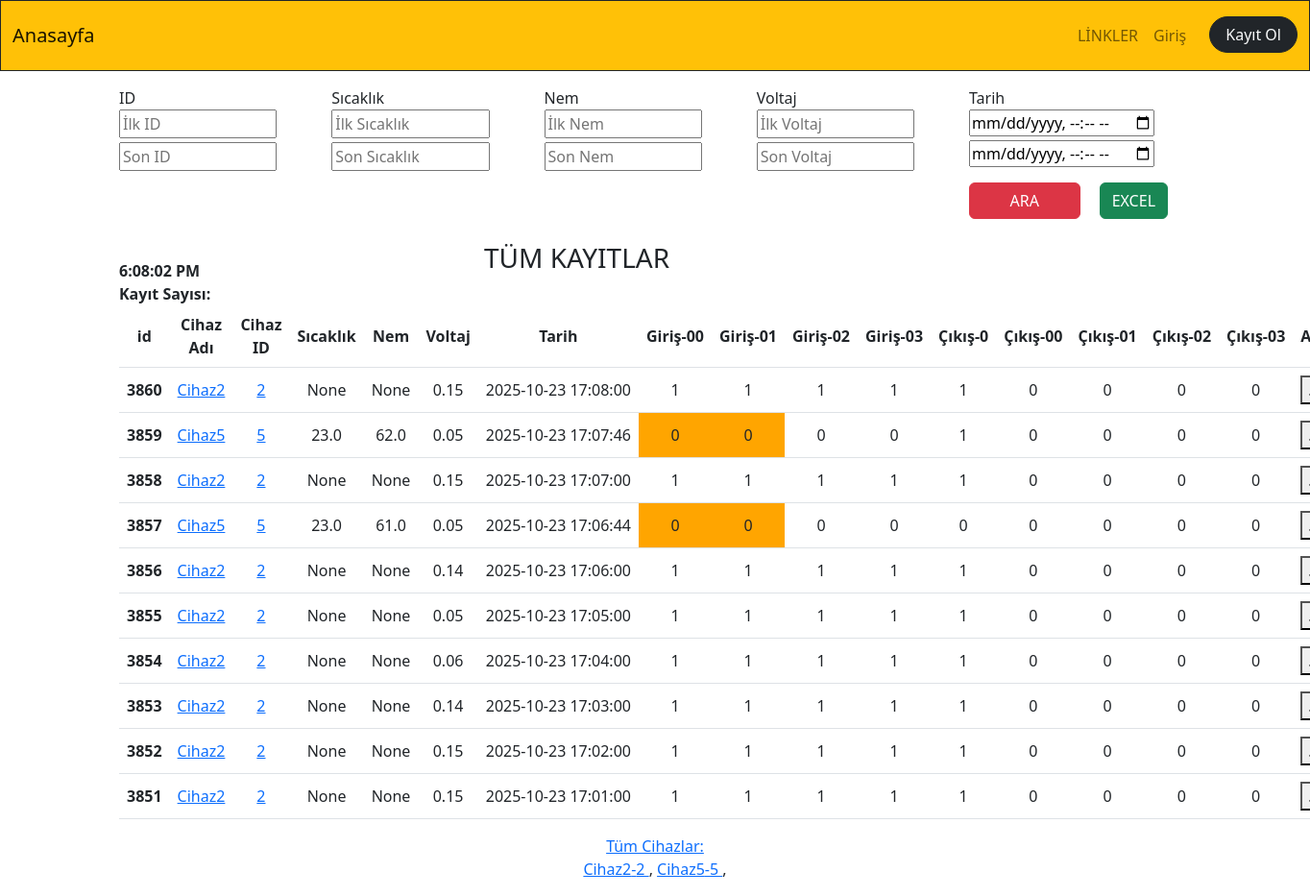
The page / on the database its author committed.
### app_monitor/models.py (models this page shows, shortened)
class Temperature(models.Model):
    id=models.BigAutoField(primary_key=True,db_column='ID')
    temperature=models.FloatField(blank=True,null=True)
    humidity=models.FloatField(blank=True,null=True)
    volcum=models.FloatField(blank=True,null=True)
    date=models.DateTimeField()
    mail=models.BooleanField(default=False)
    additionalText=models.CharField(blank=True,null=True, max_length=50)
    device_id=models.ForeignKey(Device,on_delete=models.CASCADE,null=True, blank=True)
    device_name=models.CharField(blank=True,null=True, max_length=50)
    cikis0=models.CharField(blank=True,null=True, max_length=5)
    cikis00=models.CharField(blank=True,null=True, max_length=5)
    cikis01=models.CharField(blank=True,null=True, max_length=5)
    cikis02=models.CharField(blank=True,null=True, max_length=5)
    cikis03=models.CharField(blank=True,null=True, max_length=5)
    input00=models.CharField(blank=True,null=True, max_length=1)
    input01=models.CharField(blank=True,null=True, max_length=1)
    input02=models.CharField(blank=True,null=True, max_length=1)
    input03=models.CharField(blank=True,null=True, max_length=1)
    tag_id=models.ForeignKey(RFID_Kisi,on_delete=models.CASCADE,null=True,blank=True)
    staff_name=models.CharField(blank=True,null=True, max_length=30)

class Device(models.Model):
    device_id=models.IntegerField(primary_key=True,db_column='ID')
    device_name=models.CharField(blank=True,null=True, max_length=20)
    device_ip=models.CharField(blank=True,null=True, max_length=20)
    device_port=models.IntegerField(blank=True,null=True)
    device_function=models.CharField(blank=True,null=True, max_length=20)
    device_state=models.BooleanField(blank=True,null=True,default=False) #241225
    def __str__(self):
        return(f"{self.device_id}")

### app_monitor/views.py (the view)
# urls.py: path('',dashboard,name="dashboard"),
def dashboard(request):
    print("dashboard girdi....")
    device_query=Device.objects.all().order_by(Lower('device_name'))
    deviceAll = Temperature.objects.order_by('-id')
    paginator = Paginator(deviceAll, 10)  # Show 5 contacts per page.
    device_search_count = deviceAll.count()
    page_number = request.GET.get('page')
    devicePaginator = paginator.get_page(page_number)
    context=dict(
        device_query=device_query,
        devicePaginator=devicePaginator,
    )
    return render(request,"app_monitor/dashboard.html",context)

### app_monitor/templates/app_monitor/dashboard.html (shortened to what this page needs)
{% extends "core/base.html" %}
{% load static %}
{% block content %}
<div class="container">
  <div class="row offset-sm- mt-3">
    <div class="col">
      <form action="/app_monitor/filter_device_all" method="get">
      <label class="col-sm-10" for="">ID</label><br>
      <input class="col-sm-10 mb-1" id="id-kucuk" name="id1" type="number" placeholder="İlk ID" pattern="[*-*-9-9]{4}" title="ID sayı olmalıdır">
      <input class="col-sm-10" id="id-buyuk" name="id2" type="number" placeholder="Son ID">
    </div>
    <div class="col">
      <label class="col-sm-10" for="">Sıcaklık</label><br>
      <input class="col-sm-10 mb-1" id="cihaz-sicaklik-kucuk" name="sicaklik1" type="number" step="0.1" placeholder="İlk Sıcaklık">
      <input class="col-sm-10" id="cihaz-sicaklik-buyuk" name="sicaklik2" type="number" step="0.1" placeholder="Son Sıcaklık">
    </div>
    <div class="col">
      <label class="col-sm-10" for="">Nem</label><br>
      <input class="col-sm-10 mb-1" id="cihaz-nem-kucuk" name="nem1" type="number" step="0.1" placeholder="İlk Nem">
      <input class="col-sm-10" id="cihaz-nem-buyuk" name="nem2" type="number" step="0.1" placeholder="Son Nem">
    </div>
    <div class="col">
      <label class="col-sm-10 " for="">Voltaj</label><br>
      <input class="col-sm-10 mb-1" id="cihaz-voltaj-kucuk" name="voltaj1" step="0.1" type="number" placeholder="İlk Voltaj">
      <input class="col-sm-10" id="cihaz-voltaj-buyuk" name="voltaj2" type="number" step="0.1" placeholder="Son Voltaj">
  </div>
  <div class="col">
      <label class="col-sm-10 " for="">Tarih</label><br>
      <input class="col-sm-10 mb-1" id="tarih-kucuk" name="tarih1" type="datetime-local" placeholder="İlk Tarih">
      <input class="col-sm-10" id="tarih-buyuk" name="tarih2" type="datetime-local" placeholder="Son Tarih">
      <button id="filtre-id" class="btn btn-danger btn-small col-sm-6 mt-3" type="submit" >ARA</button>
    <a  href="/app_monitor/export_to_excel_all"> <button class="btn btn-success ms-3 mt-3">EXCEL</button> </a>
    </div>
  </div>
  <div class="row">
  </div>
  <div class="row">
    <div class="col-sm-4 d-flex align-items-end">
      <b id="saat"> </b>
    </div>
    <div class="col-sm-4 d-flex align-items-end mt-3">
      <h3 class="text-center">TÜM KAYITLAR</h3>
    </div>
  <div class="col-sm-4 d-flex justify-content-end mt-3">
   </div>
  </div>
        <div id="temperature_ajax">
            <b>Kayıt Sayısı: </b>{{kayit_sayisi_total_ajax}} <br>
               <table class="table table-hover">
              <thead>
                 <tr>
                  <th scope="col">id</th>
                  <th scope="col">Cihaz Adı</th>
                  <th scope="col">Cihaz ID</th>
                  <th scope="col">Sıcaklık</th>
                  <th scope="col">Nem</th>
                  <th scope="col">Voltaj</th>
                  <th scope="col">Tarih</th>
                  <th scope="col">Giriş-00</th>
                  <th scope="col">Giriş-01</th>
                  <th scope="col">Giriş-02</th>
                  <th scope="col">Giriş-03</th>
                  <th scope="col">Çıkış-0</th>
                  <th scope="col">Çıkış-00</th>
                  <th scope="col">Çıkış-01</th>
                  <th scope="col">Çıkış-02</th>
                  <th scope="col">Çıkış-03</th>
                  <th scope="col">Açıklama</th>
                 </tr>
               </thead>
             <tbody>
             {% for temp in devicePaginator %}
             <tr>
                 {% if temp.temperature >= 45 %}
               <th scope="row" style="background-color:#FF0000">{{temp.id}}</th>
               <td style="background-color:#FF0000">{{temp.temperature}}</td>
                <td style="background-color:#FF0000"> {{temp.date|date:'Y-m-d H:i:s'}}</td>
                     {% if temp.mailSend == False %}
                     <td style="background-color:#FF0000"> {{temp.mailSend}}</td>
                     {% else %}
                     <td style="background-color:#0000FF"> {{temp.mailSend}}</td>
                     {% endif %}
                 {% else %}
               <th scope="row" >{{temp.id}}</th>
               <td> <a target="_blank" href="/app_monitor/cihazlar/cihaz_adi={{temp.device_name}}" >{{temp.device_name}}</a> </td>
               <td> <a target="_blank" href="/app_monitor/cihazlar/cihaz_id={{temp.device_id}}" >{{temp.device_id}}</a> </td>
               <td >{{temp.temperature}}</td>
               <td >{{temp.humidity}}</td>
               <td >{{temp.volcum}}</td>
               <td > {{temp.date|date:'Y-m-d H:i:s'}}</td>
                {% if temp.input00 == "0" %} <td class="m-3" style="background-color:orange;margin:10px">{{temp.input00}}</td> {% else %} <td >{{temp.input00}}</td> {% endif %}
                {% if temp.input01 == "0" %} <td class="" style="text-align:center;vertical-align:middle;background-color:orange;">{{temp.input01}}</td> {% else %} <td >{{temp.input01}}</td> {% endif %}
                <td style="">{{temp.input02}}</td>
                <td >{{temp.input03}}</td>
                <td >{{temp.cikis0}}</td>
                <td >{{temp.cikis00}}</td>
                <td >{{temp.cikis01}}</td>
                <td >{{temp.cikis02}}</td>
                <td >{{temp.cikis03}}</td>
               <td style="display: flex;text-align:start;vertical-align:middle">
                <button type="button" data-bs-toggle="modal" data-bs-target="#modal{{temp.id}}" data-bs-toggle="modal">...</button>
              </td>
               {% endif %}
             </tr>
           {% endfor %}
             </tbody>
            </table>
            </div>
            <div class="row">
              <div class="col-sm-12 text-center mb-3">
              <a href="/app_monitor/cihazlar_tum" target="_blank">Tüm Cihazlar:</a>
              <br>
              {% for device in device_query %}
              <a href="/app_monitor/cihazlar/{{device.device_name.capitalize}}/port={{device.device_port}}/devid={{device.pk}} " target="_blank">{{device.device_name}}-{{device.device_id}} </a> ,
              {% endfor %}
              <br>
              </div>
              </div>
        </div>
{% endblock content %}

### rows shown on the page
Temperature: id "3860", device_name "Cihaz2", device_id "2", temperature "None", humidity "None", volcum "0.15", date "2025-10-23 17:08:00", input00 "1", input01 "1", input02 "1", input03 "1", cikis0 "1", cikis00 "0", cikis01 "0", cikis02 "0", cikis03 "0"
Temperature: id "3859", device_name "Cihaz5", device_id "5", temperature "23.0", humidity "62.0", volcum "0.05", date "2025-10-23 17:07:46", input00 "0", input01 "0", input02 "0", input03 "0", cikis0 "1", cikis00 "0", cikis01 "0", cikis02 "0", cikis03 "0"
Temperature: id "3858", device_name "Cihaz2", device_id "2", temperature "None", humidity "None", volcum "0.15", date "2025-10-23 17:07:00", input00 "1", input01 "1", input02 "1", input03 "1", cikis0 "1", cikis00 "0", cikis01 "0", cikis02 "0", cikis03 "0"
Temperature: id "3857", device_name "Cihaz5", device_id "5", temperature "23.0", humidity "61.0", volcum "0.05", date "2025-10-23 17:06:44", input00 "0", input01 "0", input02 "0", input03 "0", cikis0 "0", cikis00 "0", cikis01 "0", cikis02 "0", cikis03 "0"
Temperature: id "3856", device_name "Cihaz2", device_id "2", temperature "None", humidity "None", volcum "0.14", date "2025-10-23 17:06:00", input00 "1", input01 "1", input02 "1", input03 "1", cikis0 "1", cikis00 "0", cikis01 "0", cikis02 "0", cikis03 "0"
Temperature: id "3855", device_name "Cihaz2", device_id "2", temperature "None", humidity "None", volcum "0.05", date "2025-10-23 17:05:00", input00 "1", input01 "1", input02 "1", input03 "1", cikis0 "1", cikis00 "0", cikis01 "0", cikis02 "0", cikis03 "0"
Temperature: id "3854", device_name "Cihaz2", device_id "2", temperature "None", humidity "None", volcum "0.06", date "2025-10-23 17:04:00", input00 "1", input01 "1", input02 "1", input03 "1", cikis0 "1", cikis00 "0", cikis01 "0", cikis02 "0", cikis03 "0"
Temperature: id "3853", device_name "Cihaz2", device_id "2", temperature "None", humidity "None", volcum "0.14", date "2025-10-23 17:03:00", input00 "1", input01 "1", input02 "1", input03 "1", cikis0 "1", cikis00 "0", cikis01 "0", cikis02 "0", cikis03 "0"
Temperature: id "3852", device_name "Cihaz2", device_id "2", temperature "None", humidity "None", volcum "0.15", date "2025-10-23 17:02:00", input00 "1", input01 "1", input02 "1", input03 "1", cikis0 "1", cikis00 "0", cikis01 "0", cikis02 "0", cikis03 "0"
Temperature: id "3851", device_name "Cihaz2", device_id "2", temperature "None", humidity "None", volcum "0.15", date "2025-10-23 17:01:00", input00 "1", input01 "1", input02 "1", input03 "1", cikis0 "1", cikis00 "0", cikis01 "0", cikis02 "0", cikis03 "0"
Device: device_name "Cihaz2", device_id "2"
Device: device_name "Cihaz5", device_id "5"
